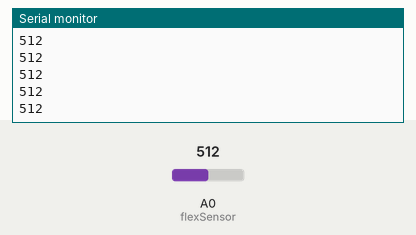
The sketch below on a simulated Arduino Uno, built with avr-gcc and run on an emulated ATmega328P. On the bench: the last lines printed to the serial monitor. The inputs (shaded band) are chosen by the test bench; at power-on: A0 (flexSensor) = 512.

Above: at 1.2 s.
1.3 s: A0 (flexSensor) set to 716
At 2.1 s:
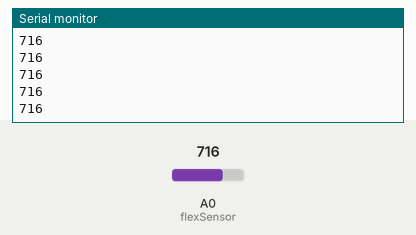
2.8 s: A0 (flexSensor) set to 900
At 3.9 s:
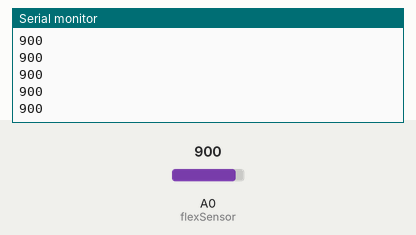
Timing chart, 0 to 5.8 s (numbered marks = the images above; inputs shaded):
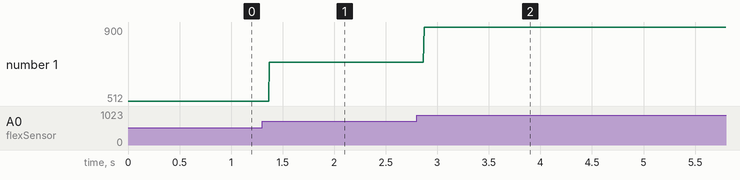

The sketch:

flexSensor.ino
```cpp
int flexSensor=A0;

void setup() {
  pinMode(flexSensor,INPUT);
  Serial.begin(9600);
}

void loop() {
  int m=analogRead(flexSensor); // reading
  Serial.println(m); // logging
}
```

Measured:
- after the input at 1.3 s, the serial monitor: prints a new line after 0.07 s (image 1)
- after the input at 2.8 s, the serial monitor: prints a new line after 0.07 s (image 2)
- plotted number 1: 512 → 716 after the input at 1.3 s, 716 → 900 after the input at 2.8 s
